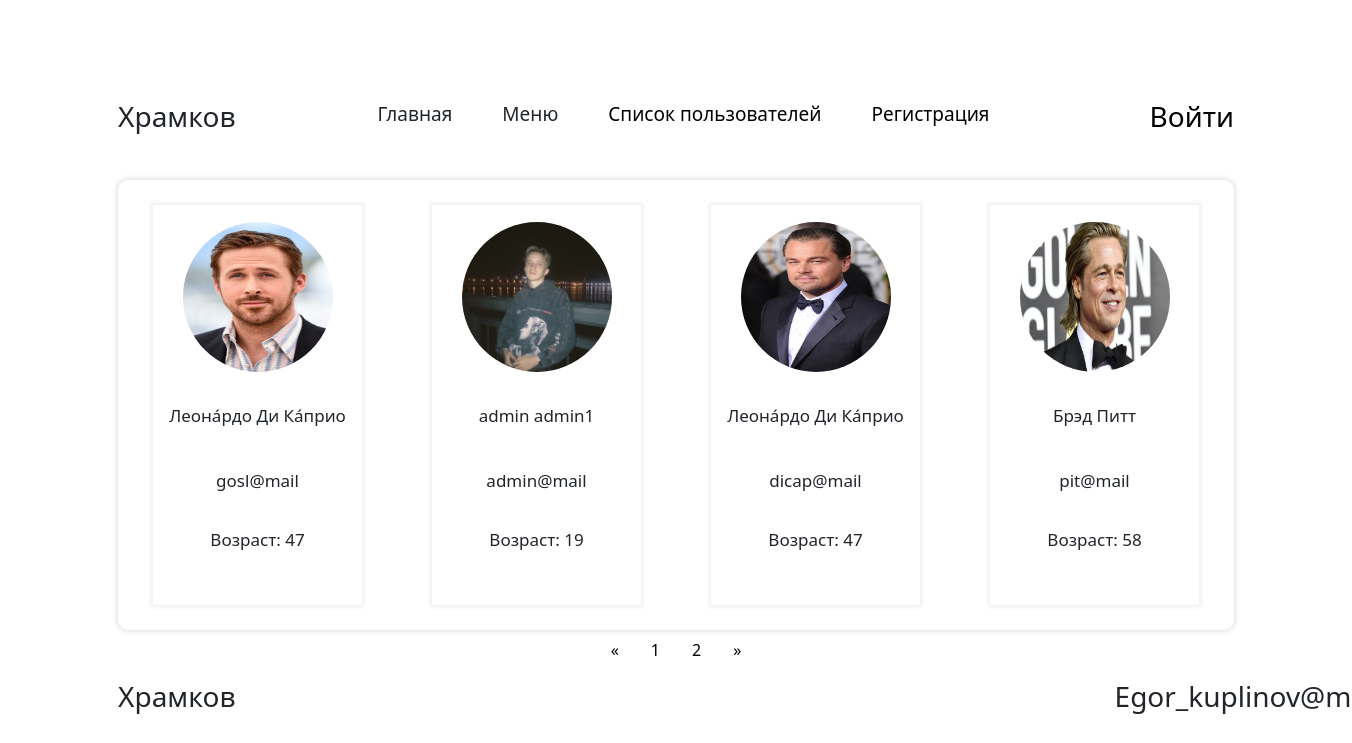
/users/?page=0, run on an earlier commit of the app's database.
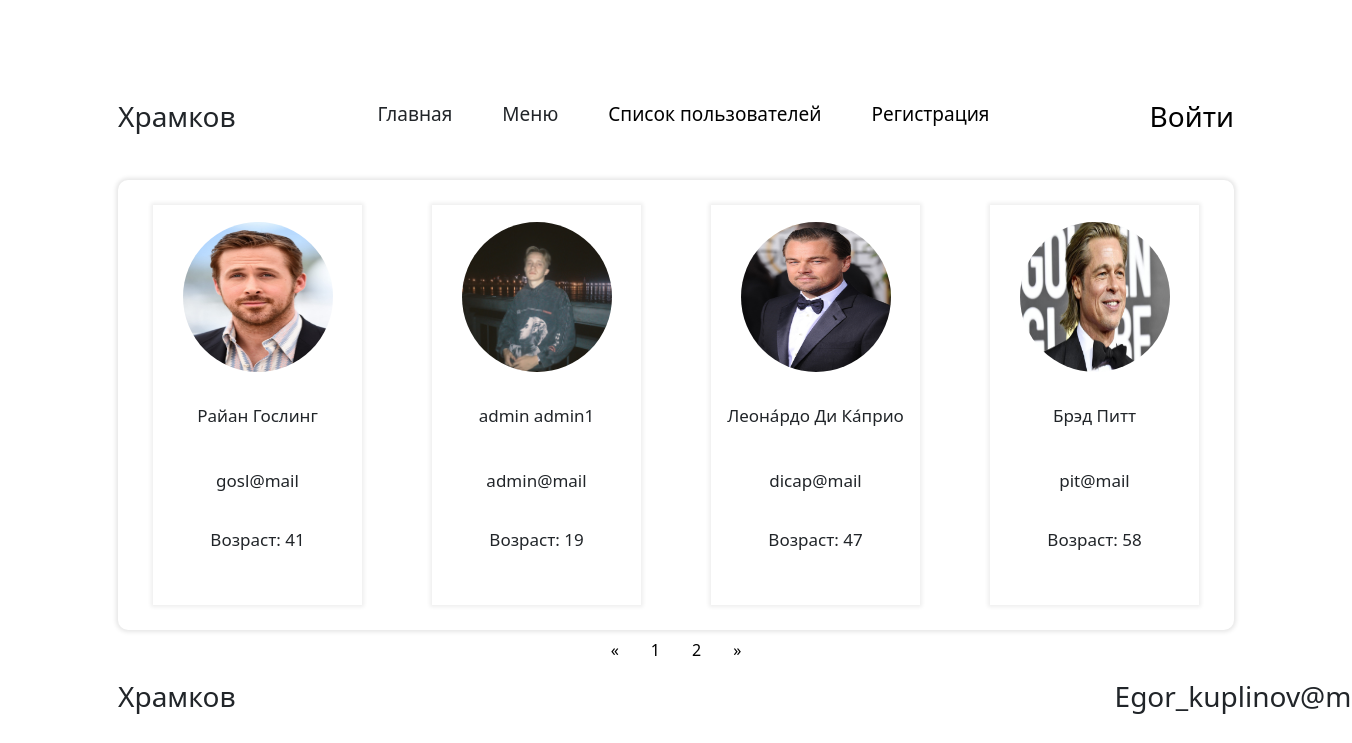
And on a later commit of the database.
### tables this page shows
CREATE TABLE users (
id integer PRIMARY KEY AUTOINCREMENT,
name text NOT NULL,
surname text NOT NULL,
email text NOT NULL,
age integer NOT NULL,
worked text NOT NULL,
post text NOT NULL,
password text NOT NULL,
photo string128 NOT NULL,
role text NOT NULL
);

### ex3.py (the view)
@app.route('/users/')
def users():
    db = get_db()
    dbase = FDataBase(db)
    authorized = ""
    id_sess = ""
    if 'login' in session:
        authorized = session['login']
    curr_page = int(request.args.get('page'))
    pgcount = 1
    remainder = 0
    all_users = dbase.getAllUsers()
    pgcount = len(all_users) // 4 + 1
    if pgcount == 0:
        pgcount = 1
    if curr_page > pgcount:
        abort(404)
    if pgcount % 4 > 0:
        remainder = len(all_users) % 4
    class pgstore:
        value = pgcount
    match curr_page:
        case 0:
            a = all_users[:4]
        case pgstore.value:
            a = all_users[pgcount - 1:remainder]
        case _:
            a = all_users[curr_page * 4:curr_page * 4 + 4]
    try:
        id_sess = session['_user_id']
    except:
        pass
    return render_template('users.html', users=a, curr_page=curr_page, pagecount=pgcount, is_auth=authorized.split(), id_sess=id_sess)

### FDataBase.py (called while the page is built)
    def getAllUsers(self):
        try:
            self.__cur.execute(f"SELECT * FROM users")
            res = self.__cur.fetchall()
            if res:
                return res
        except sqlite3.Error as e:
            print("Ошибка получения пользователя из БД "+str(e))
        return []

### ex3.py (called while the page is built)
def connect_db():
    conn = sqlite3.connect(app.config['DATABASE'])
    conn.row_factory = sqlite3.Row
    return conn

def get_db():
    if not hasattr(g, 'link_db'):
        g.link_db = connect_db()
    return g.link_db

### templates/users.html (shortened to what this page needs)
{% extends 'main.html' %}
{% block body %}
            <div class="table-box">
                {% for user in users %}
                      <div class="for_users">
                        <img src="{{ url_for('static', filename = 'photos/'+user[8]) }}"/>
                        <a {% if is_auth %}onclick="location.href='../account/?user={{user[3]}}';"{% else %}onclick="location.href='../auth';"{% endif%}><h3>{{user[1]}} {{user[2]}}{% if user[0]|string() == id_sess %}(Вы){% endif %}</h3></a>
                        <p>{{user[3]}}</p>
                        <p>Возраст: {{user[4]}}</p>
                      </div>
              {% endfor %}
              </div>
    <div class="pagination">
        <a href="/users?page=0">&laquo;</a>
        {% for page in range(pagecount) %}
            <a href="/users?page={{ page }}">{{ page + 1 }}</a>
        {% endfor %}
        <a href="/users?page={{pagecount - 1}}">&raquo;</a>
    </div>
    {% endblock %}

What changed in the data, as far as the page shows it:
changed users "gosl@mail": name "Леона́рдо" → "Райан"; surname "Ди Ка́прио" → "Гослинг"; age "47" → "41"
